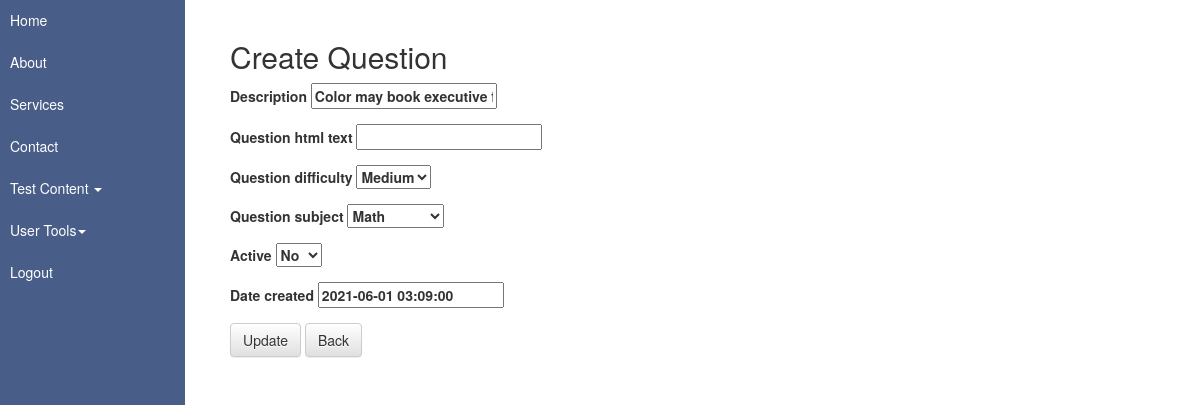
Before: /ead/questions/update/13 (signed in) with the older database file.
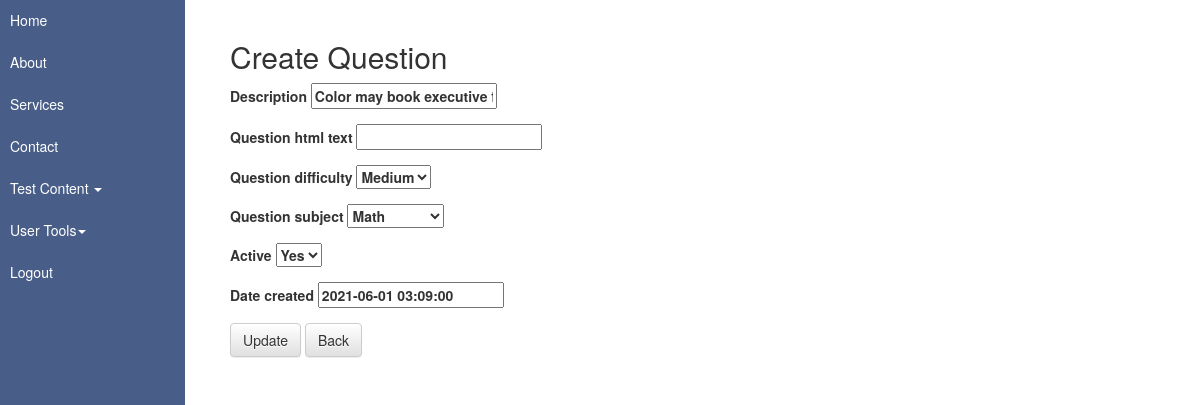
After: the same page with the newer database file.
### questions_app/models.py (models this page shows, shortened)
class Question(models.Model):
    question_id = models.AutoField(primary_key=True)
    date_created = models.DateTimeField(default=datetime.datetime.today, null=True)
    description = models.CharField(max_length=500)
    question_html_text = mce_models.HTMLField()
    question_difficulty = models.ForeignKey(
        Difficulty,
        related_name= "question_difficulties",
        on_delete=models.SET_NULL,
        null=True
    )
    question_subject = models.ForeignKey(
        Subject,
        related_name="question_subjects",
        on_delete=models.SET_NULL,
        null=True
    )
    active_choices = [
        ("Y","Yes"),
        ("N","No"),
    ]
    active = models.CharField(max_length=1, choices=active_choices, default="Y")
    date_created = models.DateTimeField(default=datetime.datetime.today, null=True)
    date_updated = models.DateTimeField(blank=True,default=datetime.datetime.today,null=True)
    class Meta:
        db_table = "tb_questions"

### questions_app/views.py (the view)
# urls.py: path(r'questions/update/<int:pk>', question_views.QuestionUpdateView.as_view(),name="question_update_url"),
class QuestionUpdateView(LoginRequiredMixin, UpdateView):
    model = Question
    form_class = QuestionForm
    template_name = "question/question_form.html"
    context_object_name = "question_context"
    redirect_field_name = "question/question_detail.html"
    def get_context_data(self, **kwargs):
        context = super().get_context_data(**kwargs)
        context["question_form"] = context["form"]
        context["is_update"] = True
        return context

### questions_app/forms.py
class QuestionForm(forms.ModelForm):
    description            = forms.CharField(required=True)
    question_html_text     = forms.CharField(widget=TinyMCE(attrs={'cols':100, 'rows':12}))
    question_difficulty    = forms.ModelChoiceField(queryset=Difficulty.objects.all())
    question_subject       = forms.ModelChoiceField(queryset=Subject.objects.all())
    active                 = forms.ChoiceField(choices=Question.active_choices)
    date_created           = forms.DateTimeField(
        required=True,
        initial=datetime.datetime.now().strftime("%d-%m-%Y %H:%M"),
        input_formats=['%d-%m-%Y %H:%M'],
        error_messages={
            'invalid': 'Enter a valid date/time in DD-MM-YYYY HH:MM format.'
        }
    )
    class Meta:
        model = Question
        fields = [
            "description",
            "question_html_text" ,
            "question_difficulty",
            "question_subject"   ,
            "active",
            "date_created"
        ]

### questions_app/models.py (called while the page is built)
    def __str__(self):
        return self.difficulty_name

    def __str__(self):
        return self.subject_name

### questions_app/templates/question/question_form.html (shortened to what this page needs)
{% extends "base.html" %}
{% block content %}
<div class="container col-xs-12">
    <h2>Create Question</h2>
    <form method="POST">
        {% for field  in question_form  %}
        <p>
        <label for="{{ field.id_for_label }}">
            {{ field.label }} {{field}}
        </label>
        </p>
        {% endfor %}
        {% if is_update  %}
        <input type="submit" class="btn btn-default" value="Update">
        {% else %}
        <input type="submit" class="btn btn-default" value="Create">
        {% endif %}
        <a href="{% url 'questions_app:question_list_url' %}" class="btn btn-default">Back</a>
    </form>
</div>
{% endblock content %}

Changed rows visible on the page:
changed Question "Color may book executive factor pick describe prevent.": active "No" → "Yes"
